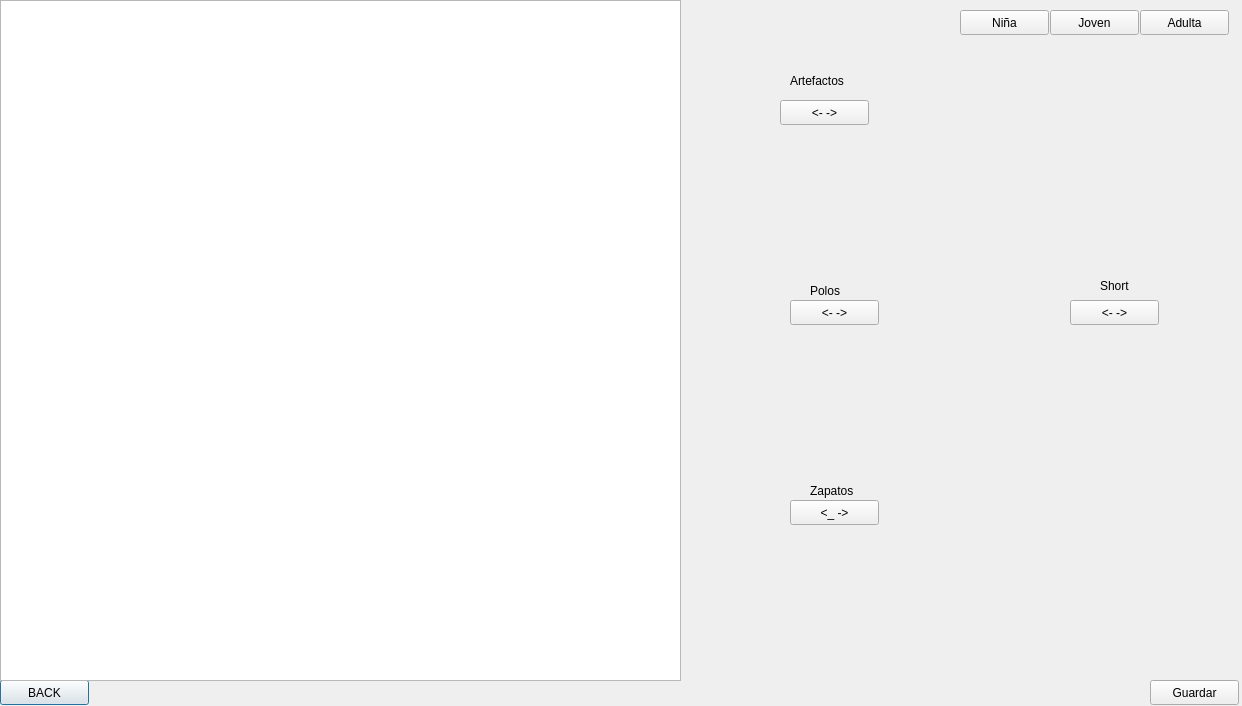
<?xml version="1.0" encoding="UTF-8"?>
<ui version="4.0">
 <class>Escojerfemenina</class>
 <widget class="QDialog" name="Escojerfemenina">
  <property name="geometry">
   <rect>
    <x>0</x>
    <y>0</y>
    <width>1242</width>
    <height>706</height>
   </rect>
  </property>
  <property name="windowTitle">
   <string>Dialog</string>
  </property>
  <widget class="QPushButton" name="pushButton_atrasgenero">
   <property name="geometry">
    <rect>
     <x>0</x>
     <y>680</y>
     <width>89</width>
     <height>25</height>
    </rect>
   </property>
   <property name="text">
    <string>BACK</string>
   </property>
  </widget>
  <widget class="QPushButton" name="pushButton_ninhashow">
   <property name="geometry">
    <rect>
     <x>960</x>
     <y>10</y>
     <width>89</width>
     <height>25</height>
    </rect>
   </property>
   <property name="text">
    <string>Niña</string>
   </property>
  </widget>
  <widget class="QPushButton" name="pushButton_jovenshow">
   <property name="geometry">
    <rect>
     <x>1050</x>
     <y>10</y>
     <width>89</width>
     <height>25</height>
    </rect>
   </property>
   <property name="text">
    <string>Joven</string>
   </property>
  </widget>
  <widget class="QPushButton" name="pushButton_adultashow">
   <property name="geometry">
    <rect>
     <x>1140</x>
     <y>10</y>
     <width>89</width>
     <height>25</height>
    </rect>
   </property>
   <property name="text">
    <string>Adulta</string>
   </property>
  </widget>
  <widget class="QPushButton" name="pushButton_NextHead">
   <property name="geometry">
    <rect>
     <x>780</x>
     <y>100</y>
     <width>89</width>
     <height>25</height>
    </rect>
   </property>
   <property name="text">
    <string>&lt;- -&gt;</string>
   </property>
  </widget>
  <widget class="QGraphicsView" name="graphics_Avatar">
   <property name="geometry">
    <rect>
     <x>0</x>
     <y>0</y>
     <width>681</width>
     <height>681</height>
    </rect>
   </property>
  </widget>
  <widget class="QLabel" name="label_head">
   <property name="geometry">
    <rect>
     <x>750</x>
     <y>130</y>
     <width>141</width>
     <height>141</height>
    </rect>
   </property>
   <property name="text">
    <string/>
   </property>
  </widget>
  <widget class="QPushButton" name="pushButton_NextPolos">
   <property name="geometry">
    <rect>
     <x>790</x>
     <y>300</y>
     <width>89</width>
     <height>25</height>
    </rect>
   </property>
   <property name="text">
    <string>&lt;- -&gt;</string>
   </property>
  </widget>
  <widget class="QPushButton" name="pushButton_NextShort">
   <property name="geometry">
    <rect>
     <x>1070</x>
     <y>300</y>
     <width>89</width>
     <height>25</height>
    </rect>
   </property>
   <property name="text">
    <string>&lt;- -&gt;</string>
   </property>
  </widget>
  <widget class="QLabel" name="label_Body">
   <property name="geometry">
    <rect>
     <x>760</x>
     <y>330</y>
     <width>141</width>
     <height>141</height>
    </rect>
   </property>
   <property name="text">
    <string/>
   </property>
  </widget>
  <widget class="QLabel" name="label_LegsShort">
   <property name="geometry">
    <rect>
     <x>1040</x>
     <y>330</y>
     <width>141</width>
     <height>141</height>
    </rect>
   </property>
   <property name="text">
    <string/>
   </property>
  </widget>
  <widget class="QPushButton" name="pushButton_NextFoots">
   <property name="geometry">
    <rect>
     <x>790</x>
     <y>500</y>
     <width>89</width>
     <height>25</height>
    </rect>
   </property>
   <property name="text">
    <string>&lt;_ -&gt;</string>
   </property>
  </widget>
  <widget class="QLabel" name="label_Foots">
   <property name="geometry">
    <rect>
     <x>770</x>
     <y>530</y>
     <width>141</width>
     <height>141</height>
    </rect>
   </property>
   <property name="text">
    <string/>
   </property>
  </widget>
  <widget class="QLabel" name="label_head_5">
   <property name="geometry">
    <rect>
     <x>1050</x>
     <y>530</y>
     <width>141</width>
     <height>141</height>
    </rect>
   </property>
   <property name="text">
    <string/>
   </property>
  </widget>
  <widget class="QPushButton" name="pushButton_Guardar">
   <property name="geometry">
    <rect>
     <x>1150</x>
     <y>680</y>
     <width>89</width>
     <height>25</height>
    </rect>
   </property>
   <property name="text">
    <string>Guardar</string>
   </property>
  </widget>
  <widget class="QLabel" name="label">
   <property name="geometry">
    <rect>
     <x>790</x>
     <y>70</y>
     <width>81</width>
     <height>21</height>
    </rect>
   </property>
   <property name="text">
    <string>Artefactos</string>
   </property>
  </widget>
  <widget class="QLabel" name="label_3">
   <property name="geometry">
    <rect>
     <x>810</x>
     <y>280</y>
     <width>51</width>
     <height>21</height>
    </rect>
   </property>
   <property name="text">
    <string>Polos</string>
   </property>
  </widget>
  <widget class="QLabel" name="label_4">
   <property name="geometry">
    <rect>
     <x>1100</x>
     <y>270</y>
     <width>41</width>
     <height>31</height>
    </rect>
   </property>
   <property name="text">
    <string>Short</string>
   </property>
  </widget>
  <widget class="QLabel" name="label_5">
   <property name="geometry">
    <rect>
     <x>810</x>
     <y>480</y>
     <width>71</width>
     <height>21</height>
    </rect>
   </property>
   <property name="text">
    <string>Zapatos</string>
   </property>
  </widget>
 </widget>
 <resources/>
 <connections/>
</ui>
